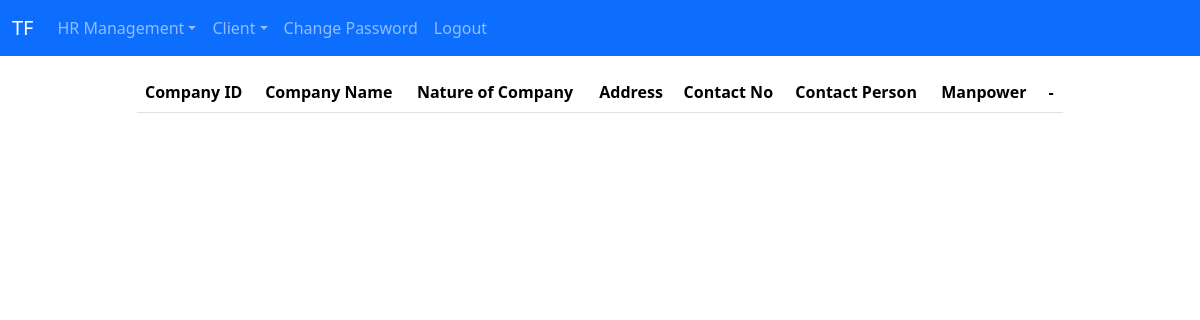
/viewclientadmin.php (signed in), run on an earlier commit of the app's database.
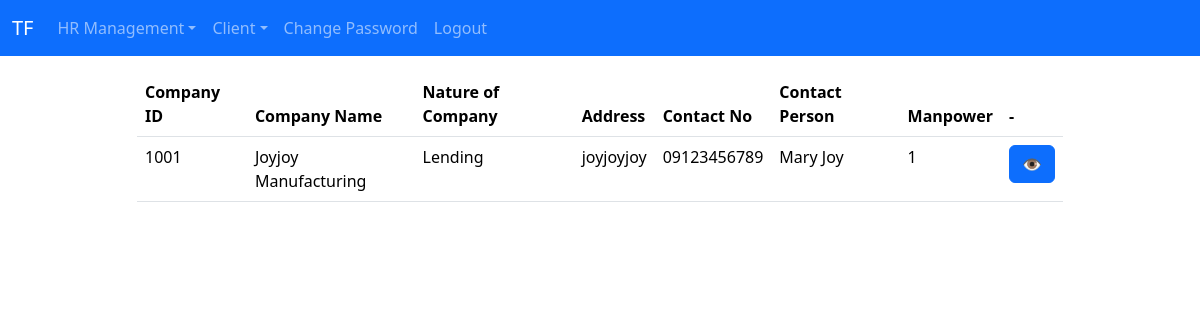
And on a later commit of the database.
### tables this page shows
CREATE TABLE `client` (
  `id` int NOT NULL,
  `companyid` varchar(20) NOT NULL,
  `companyname` varchar(100) NOT NULL,
  `natureofcompany` varchar(20) NOT NULL,
  `address` varchar(200) NOT NULL,
  `contact` varchar(15) NOT NULL,
  `contactperson` varchar(50) NOT NULL
);

### class/database.php (called while the page is built, shortened)
<?php
class database{
    public function __construct(){
        $this->con = new mysqli("localhost","root","","TalentForce");
    }
}
?>

### class/client.php (called while the page is built, shortened)
<?php
include_once 'database.php';
class client extends database{
    public function viewallclient(){
        $sql="select * from client order by companyname";
        $stmt=$this->con->prepare($sql);
        $stmt->execute();
        $data=$stmt->get_result();
        return $data;
    }
    public function countmanpower($companyid){
        $sql="select count(companyid) as employeecount from assignment where companyid=?";
        $stmt=$this->con->prepare($sql);
        $stmt->bind_param('s',$companyid);
        $stmt->execute();
        $data=$stmt->get_result();
        $row=$data->fetch_assoc();
        return $row['employeecount'];
    }
}
?>

### viewclientadmin.php (the view, shortened to what this page needs)
<!DOCTYPE html>
<html lang="en">
<head>
    <?php include_once'res/includes.php'?>
</head>
<body>
    <?php
    include_once'class/client.php';
    $c=new client();
    include_once'res/nav.php';
    $data=$c->viewallclient();
    ?>
    <div class="container">
        <div class="row mt-3 justify-content-center">
            <div class="col-md-10">
                <table class="table" id="clienttable">
                    <thead>
                        <tr>
                            <th>Company ID</th>
                            <th>Company Name</th>
                            <th>Nature of Company</th>
                            <th>Address</th>
                            <th>Contact No</th>
                            <th>Contact Person</th>
                            <th>Manpower</th>
                            <th>-</th>
                        </tr>
                    </thead>
                    <tbody>
                    <?php
                        while($row=$data->fetch_assoc()){
                            echo"
                                <tr>
                                    <td>{$row['companyid']}</td>
                                    <td>{$row['companyname']}</td>
                                    <td>{$row['natureofcompany']}</td>
                                    <td>{$row['address']}</td>
                                    <td>{$row['contact']}</td>
                                    <td>{$row['contactperson']}</td>
                                    <td>{$c->countmanpower($row['companyid'])}</td>
                                    <td><button class='btn btn-primary' onclick='viewmanpower(&quot;{$row['companyid']}&quot;)'>&#x1F441;</button></td>
                                </tr>
                            ";
                        }
                    ?>
                    </tbody>
                </table>
            </div>
        </div>
    </div>
</body>
</html>

What changed in the data, as far as the page shows it:
added client: companyid "1001", companyname "Joyjoy Manufacturing", natureofcompany "Lending", address "joyjoyjoy", contact "09123456789", contactperson "Mary Joy", countmanpower "1"
